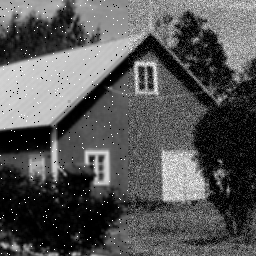
#> input picture Sem7/IVP/Code/3/img1noisy.tif, 256 x 256 px
$ python 4.py   (Python 2 division)   (older library calls are emulated)
#> lines starting #> are read from the running program, lines starting #| are printed output that depends on the picture; long printed decimals are rounded
### Sem7/IVP/Code/3/main.py
import numpy as np
import matplotlib.pyplot as plt
import matplotlib.image as read
import cv2

MIN_PIXEL_VALUE = 0
MAX_PIXEL_VALUE = 255


def load_image(name, usecv=True, type=None):
#> called with name = 'img1noisy.tif', usecv = True, type = 0
    if usecv:
        if type is not None:
            return cv2.imread(name, type)
#> returned value is the input picture: shape (256, 256); min 0, max 255, mean 86.1
        else:
            return cv2.imread(name)
    else:
        return read.imread(name)


# [9 lines left out: function plot_image, not called in this run]


def plot_figures(figures, nrows=1, ncols=1):
    """Plot a dictionary of figures.
    Parameters
    ----------
    figures : list of (name, image)
    ncols : number of columns of subplots wanted in the display
    nrows : number of rows of subplots wanted in the figure
    """

    fig, axeslist = plt.subplots(ncols=ncols, nrows=nrows)
    for ind, figure in enumerate(figures):
        name, image = figure
        axeslist.ravel()[ind].imshow(image, cmap=plt.gray())
        axeslist.ravel()[ind].set_title(name)
        axeslist.ravel()[ind].set_axis_off()
    plt.tight_layout()  # optional
    plt.show()


# [48 lines left out: functions high_pass_filter, low_pass_filter, not called in this run]

def main():
    low_pass_filter('images/97.jpg', 17)


# [2 lines that do not run on import are left out]

### Sem7/IVP/Code/3/4.py
import numpy as np
import matplotlib.pyplot as plt
import matplotlib.image as read
import cv2
from main import load_image, plot_image, plot_figures, MAX_PIXEL_VALUE, MIN_PIXEL_VALUE
def mean_filter(arr):
    return np.clip(np.rint(np.mean(arr)), MIN_PIXEL_VALUE, MAX_PIXEL_VALUE)
def median_filter(arr):
    return np.rint(np.median(arr))
def max_filter(arr):
    return np.max(arr)
def min_filter(arr):
    return np.min(arr)
def apply_filter(img, filter_size, function):
    filter_size = filter_size // 2
    rows, cols = img.shape
    img_new = img.copy()
    for r in range(filter_size, rows - filter_size):
        for c in range(filter_size, cols - filter_size):
            img_new[r, c] = function(img[r - filter_size: r + filter_size + 1, c - filter_size: c + filter_size + 1])
    return img_new.astype(np.uint8)
def mean_square_error(img1, img2):
    if img1.shape != img2.shape:
        print 'Different Images'
        return
    rows, cols = img2.shape
    error = 0
    err_img = np.zeros((rows, cols))
    for r in range(rows):
        for c in range(cols):
            err_img[r, c] = (img1[r, c].astype(np.float64) - img2[r, c].astype(np.float64)) ** 2
            error += err_img[r, c]
    error /= rows * cols
    print error
    max_err = np.max(err_img)
    min_err = np.min(err_img)
    err_img = ((err_img - min_err) / (max_err - min_err)) * MAX_PIXEL_VALUE
    return err_img.astype(np.uint8), error


def linear_transformation_to_pixel_value_range(data):
    max = np.max(data)
    min = np.min(data)
    data = np.array(data, dtype=np.float64)
    new_data = MAX_PIXEL_VALUE * ((data - min) / (max - min))
    return np.rint(new_data).astype(np.uint8)


def remove_noise(img, img_name, filter_size, filter_function):
    img_filtered = apply_filter(img.copy(), filter_size, filter_function)
    img_err, err_left_mean = mean_square_error(img.copy(), img_filtered.copy())
    img_diff = img_filtered.astype(np.int) - img.astype(np.int)
    img_diff = linear_transformation_to_pixel_value_range(img_diff)
    figures = []
    figures.append((img_name + ' orginal image', img))
    figures.append((str(filter_function)[9:-19] + 'ed', img_filtered))
    figures.append(('Error image', img_diff))
    plot_figures(figures, 1, 3)

img = load_image('img1noisy.tif', type=0)
rows, cols = img.shape
#> rows = 256; cols = 256
rows = rows // 2
#> rows = 128
cols = cols // 2
#> cols = 128
img_left = img[:, : cols + 1]
img_right = img[:, cols:]
remove_noise(img_left, 'Left', 3, max_filter)
#> after the loop in mean_square_error, `for r in range(rows):`: error = 90878373
#> in mean_square_error, `error /= rows * cols`: error = 2751.9
#| 2751.889
#> in mean_square_error, `max_err = np.max(err_img)`: max_err = 65025
#> in mean_square_error, `min_err = np.min(err_img)`: min_err = 0
#> in remove_noise, `img_err, err_left_mean = mean_square_error(img.copy(), img_filtered.co..`: err_left_mean = 2751.9
#> in linear_transformation_to_pixel_value_range, `max = np.max(data)`: max = 255
#> in linear_transformation_to_pixel_value_range, `min = np.min(data)`: min = 0
#> the loop in plot_figures, `for ind, figure in enumerate(figures):` made 3 passes
#> name on passes 1 to 3: 'Left orginal image', ' max_filtered', 'Error image'
remove_noise(img_left, 'Left', 3, min_filter)
#| 1558.517
#> the loop in plot_figures (call 2), `for ind, figure in enumerate(figures):` made 3 passes
remove_noise(img_left, 'Left', 3, mean_filter)
#> call 3 of remove_noise, with img_name = 'Left', filter_size = 3
#> after the loop in mean_square_error (call 3), `for r in range(rows):`:
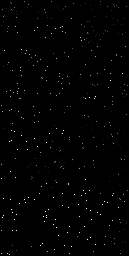
#> err_img: shape (256, 129) float64; min 0, max 51529, mean 394.6; drawn with min black and max white
#> after the loop in mean_square_error (call 3), `for r in range(rows):`: error = 13031252
#> in mean_square_error (call 3), `error /= rows * cols`: error = 394.6
#| 394.599
#> in mean_square_error (call 3), `max_err = np.max(err_img)`: max_err = 51529
#> in remove_noise (call 3), `img_err, err_left_mean = mean_square_error(img.copy(), img_filtered.co..`: err_left_mean = 394.6
#> in remove_noise (call 3), `img_diff = img_filtered.astype(np.int) - img.astype(np.int)`:
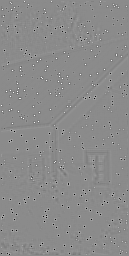
#> img_diff: shape (256, 129) int64; min -227, max 189, mean 0; drawn with min black and max white
remove_noise(img_left, 'Left', 3, median_filter)
#| 433.682

remove_noise(img_right, 'Right', 3, max_filter)
#> after the loop in apply_filter (call 5), `for r in range(filter_size, rows - filter_size):`:
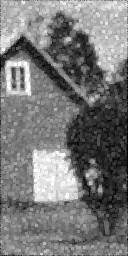
#> img_new: shape (256, 128); min 0, max 255, mean 119.9
#> after the loop in mean_square_error (call 5), `for r in range(rows):`:
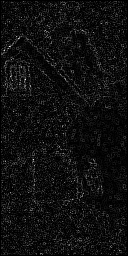
#> err_img: shape (256, 128) float64; min 0, max 34596, mean 2129; drawn with min black and max white
#> after the loop in mean_square_error (call 5), `for r in range(rows):`: error = 69763355
#> in mean_square_error (call 5), `error /= rows * cols`: error = 2129
#| 2129.009
#> in mean_square_error (call 5), `max_err = np.max(err_img)`: max_err = 34596
#> in remove_noise (call 5), `img_err, err_left_mean = mean_square_error(img.copy(), img_filtered.co..`: err_left_mean = 2129
#> in remove_noise (call 5), `img_diff = img_filtered.astype(np.int) - img.astype(np.int)`:
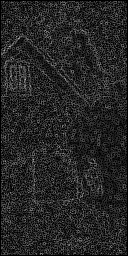
#> img_diff: shape (256, 128) int64; min 0, max 186, mean 37.3
#> in linear_transformation_to_pixel_value_range (call 5), `max = np.max(data)`: max = 186
#> in linear_transformation_to_pixel_value_range (call 5), `min = np.min(data)`: min = 0
#> in linear_transformation_to_pixel_value_range (call 5), `new_data = MAX_PIXEL_VALUE * ((data - min) / (max - min))`:
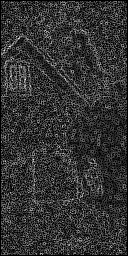
#> new_data: shape (256, 128) float64; min 0, max 255, mean 51.2
remove_noise(img_right, 'Right', 3, min_filter)
#> after the loop in apply_filter (call 6), `for r in range(filter_size, rows - filter_size):`:
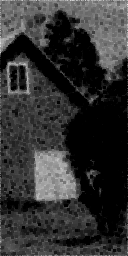
#> img_new: shape (256, 128); min 0, max 238, mean 49.9
#| 1873.542
remove_noise(img_right, 'Right', 3, mean_filter)
#| 475.339
remove_noise(img_right, 'Right', 3, median_filter)
#| 505.397

$ run again, with Sem7/IVP/Code/3/8.jpg saved as Sem7/IVP/Code/3/img1noisy.tif
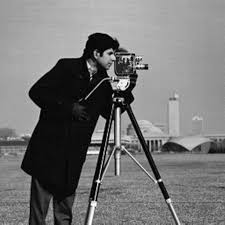
#> input picture Sem7/IVP/Code/3/8.jpg, 225 x 225 px
#> in load_image, returned value is the input picture: shape (225, 225); min 0, max 255, mean 118
#> after the loop in mean_square_error, `for r in range(rows):`: error = 25430520
#> in mean_square_error, `error /= rows * cols`: error = 1000.2
#| 1000.217
#> max_err = 48400
#> min_err = 0
#> err_left_mean = 1000.2
#> max = 220
#> min = 0
#> the loop in plot_figures, `for ind, figure in enumerate(figures):` made 3 passes
#> name on passes 1 to 3: 'Left orginal image', ' max_filtered', 'Error image'
#| 873.519
#> the loop in plot_figures (call 2), `for ind, figure in enumerate(figures):` made 3 passes
#| 136.173
#| 89.068
#> after the loop in mean_square_error (call 5), `for r in range(rows):`:
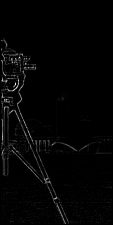
#> err_img: shape (225, 113) float64; min 0, max 49729, mean 911.3; drawn with min black and max white
#> after the loop in mean_square_error (call 5), `for r in range(rows):`: error = 23169888
#> in mean_square_error (call 5), `error /= rows * cols`: error = 911.3
#| 911.303
#> max_err = 49729
#> err_left_mean = 911.3
#> in remove_noise (call 5), `img_diff = img_filtered.astype(np.int) - img.astype(np.int)`:
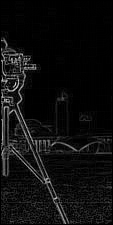
#> img_diff: shape (225, 113) int64; min 0, max 223, mean 14.5
#| 912.969
#| 142.904
#| 112.225
